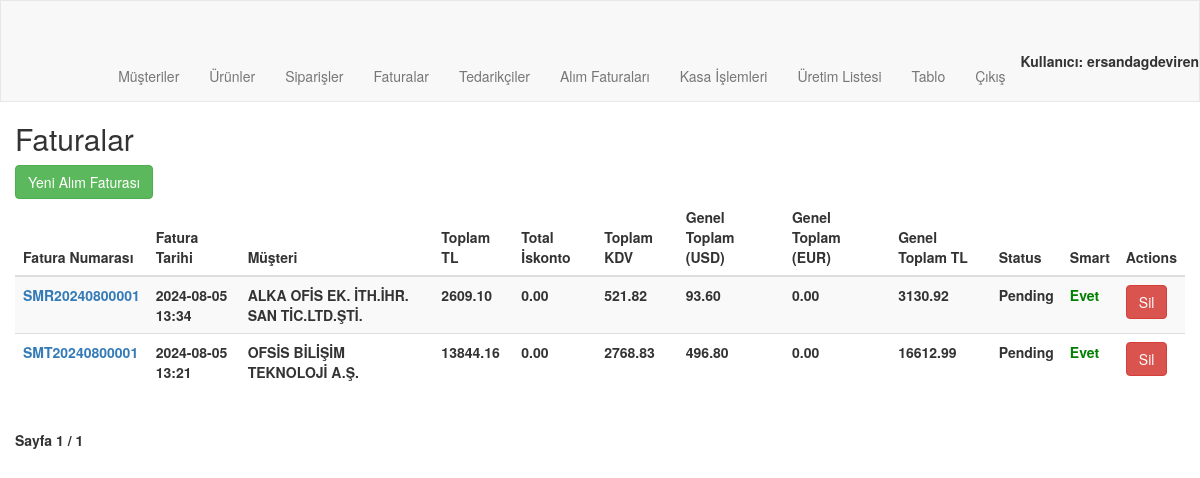
Page /order/invoices/ (signed in) on the earlier database version.
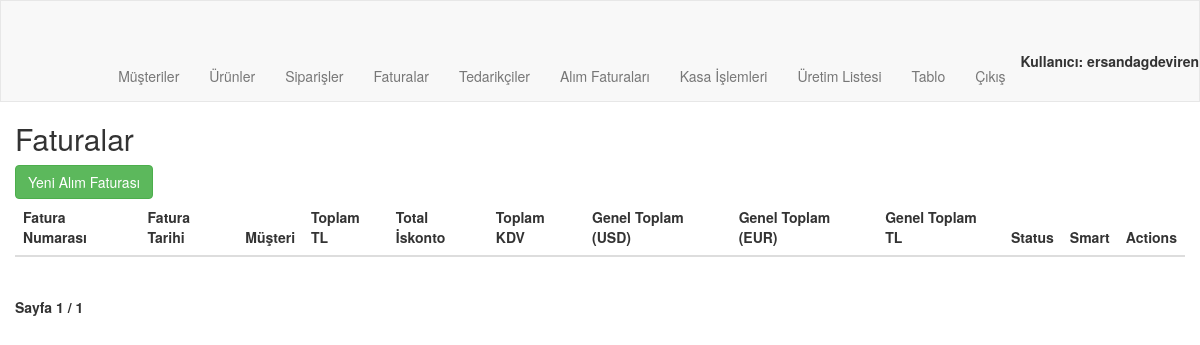
Same page on the later database version.
### order/models.py (models this page shows, shortened)
class Invoice(models.Model):
    invoice_number = models.CharField(max_length=20, unique=True, blank=True)
    order = models.OneToOneField(Order, on_delete=models.CASCADE, related_name="invoice")
    invoice_date = models.DateTimeField(auto_now_add=True)
    billing_address = models.CharField(max_length=250, blank=True)
    total_amount = models.DecimalField(max_digits=10, decimal_places=2, blank=True, default=0)
    total_discount = models.DecimalField(max_digits=10, decimal_places=2, blank=True, default=0)
    tax_amount = models.DecimalField(max_digits=10, decimal_places=2, blank=True, default=0)
    grand_total = models.DecimalField(max_digits=10, decimal_places=2, blank=True, default=0)
    grand_total_USD = models.DecimalField(max_digits=10, decimal_places=2, blank=True, default=0)
    grand_total_EUR = models.DecimalField(max_digits=10, decimal_places=2, blank=True, default=0)
    status = models.CharField(max_length=50, default='Pending')
    published = models.BooleanField(default=False)

class Order(models.Model):
    order_number = models.CharField(max_length=20, unique=True, blank=True)
    customer = models.ForeignKey(Customer, on_delete=models.PROTECT, related_name="customer_orders")
    date = models.DateTimeField(auto_now_add=True)
    user = models.ForeignKey(User, on_delete=models.CASCADE, related_name="user_orders")
    is_billed = models.BooleanField(default=False)

class Customer(models.Model):
    user = models.ForeignKey(User, on_delete=models.CASCADE, related_name="user_customers",blank=True,null=True)
    customerCode = models.CharField(max_length=50)
    companyName = models.CharField(max_length=50)
    taxOffice = models.CharField(max_length=50)
    tax_number = models.CharField(max_length=50, blank=True)
    name = models.CharField(max_length=50, blank=True)
    middleName = models.CharField(max_length=50, blank=True)
    surname = models.CharField(max_length=50, blank=True)
    city = models.CharField(max_length=50)
    district = models.CharField(max_length=50)
    adress = models.CharField(max_length=250, blank=True)
    shipping_adress=models.CharField(max_length=250, blank=True)
    country = models.CharField(max_length=50, blank=True, default="Türkiye")
    email = models.EmailField(blank=True)
    telephone = models.CharField(max_length=11, blank=True)
    customerType = models.CharField(max_length=50, blank=True)
    contactPerson = models.CharField(max_length=50, blank=True)
    E_invoice=models.BooleanField(default=True)
    def __str__(self):
        return self.companyName

### order/views.py (the view, shortened to what this page needs)
# urls.py: path('invoices/', views.invoice_list, name='invoice_list'),
@login_required
@user_passes_test(is_admin)
def invoice_list(request):
    invoices = Invoice.objects.all().order_by('-invoice_date')
    paginator = Paginator(invoices, 50)  # Show 20 invoices per page
    page_number = request.GET.get('page')
    page_obj = paginator.get_page(page_number)
    return render(request, 'order/invoice_list.html', {'page_obj': page_obj})

### order/views.py (called while the page is built)
def is_admin(user):
    return user.is_authenticated and user.is_staff

### order/Templates/order/invoice_list.html (shortened to what this page needs)
{% extends "order/navbar.html" %}
{% block content %}
    <h2>Faturalar</h2>
    <a href="{% url 'order:loc_supplier_list' %}" class="btn btn-success mb-2">Yeni Alım Faturası</a>
    <table class="table table-striped">
        <thead>
            <tr>
                <th>Fatura Numarası</th>
                <th>Fatura Tarihi</th>
                <th>Müşteri</th>
                <th>Toplam TL</th>
                <th>Total İskonto</th>
                <th>Toplam KDV</th>
                <th>Genel Toplam (USD)</th>
                <th>Genel Toplam (EUR)</th>
                <th>Genel Toplam TL</th>
                <th>Status</th>
                <th>Smart</th>
                <th>Actions</th>
            </tr>
        </thead>
        <tbody>
            {% for invoice in page_obj %}
                <tr>
                    <td><a href="{% url 'order:invoice_detail' invoice.invoice_number %}">{{ invoice.invoice_number }}</a></td>
                    <td>{{ invoice.invoice_date|date:"Y-m-d H:i" }}</td>
                    <td>{{ invoice.order.customer }}</td>
                    <td>{{ invoice.total_amount }}</td>
                    <td>{{ invoice.total_discount }}</td>
                    <td>{{ invoice.tax_amount }}</td>
                    <td>{{ invoice.grand_total_USD }}</td>
                    <td>{{ invoice.grand_total_EUR }}</td>
                    <td><b>{{ invoice.grand_total }}</b></td>
                    <td>{{ invoice.status }}</td>
                    {% if invoice.published %}
                        <td style="color:green;">Evet</td>
                    {% else %}
                        <td>Hayır</td>
                    {% endif %}
                    <td>
                        <form method="POST" onsubmit="return confirmDelete();">
                            <button type="submit" name="delete_invoice" class="btn btn-danger">Sil</button>
                        </form>
                    </td>
                </tr>
            {% endfor %}
        </tbody>
    </table>
    <div class="pagination">
        <span class="step-links">
            <span class="current">
                Sayfa {{ page_obj.number }} / {{ page_obj.paginator.num_pages }}
            </span>
        </span>
    </div>
{% endblock %}

### order/Templates/order/navbar.html (shortened to what this page needs)
<!DOCTYPE html>
{% load static %}
<html lang="en">
<head>
    <link rel="stylesheet" href="https://maxcdn.bootstrapcdn.com/bootstrap/3.3.7/css/bootstrap.min.css">
</head>
<body>
    <nav class="navbar navbar-default">
        <div class="container-custom">
            <div class="navbar-header">
                <a class="navbar-brand brand-font" href="{% url 'order:main' %}">
                </a>
            </div>
            <ul class="nav navbar-nav navbar-right">
                {% if user.is_authenticated %}
                    {% if user.is_staff %}
                        <li><a href="{% url 'order:customer_listed' %}">Müşteriler</a></li>
                        <li><a href="{% url 'order:search' %}">Ürünler</a></li>
                        <li><a href="{% url 'order:order_list' %}">Siparişler</a></li>
                        <li><a href="{% url 'order:invoice_list' %}">Faturalar</a></li>
                        <li><a href="{% url 'order:supplier_listed' %}">Tedarikçiler</a></li>
                        <li><a href="{% url 'order:buying_invoice_list' %}">Alım Faturaları</a></li>
                        <li><a href="{% url 'order:payment_receipt_list' %}">Kasa İşlemleri</a></li>
                        <li><a href="{% url 'order:make_production' %}">Üretim Listesi</a></li>
                        <li><a href="{% url 'order:comparison' %}">Tablo</a></li>
                    {% else %}
                        <li><a href="{% url 'order:user_order_list' %}">Siparişlerim</a></li>
                        <li><a href="{% url 'order:user_invoice_list' %}">Faturalarım</a></li>
                        <li><a href="{% url 'order:user_financial' %}">Cari Ekstrem</a></li>
                    {% endif %}
                    <li><a href="{% url 'users:logout' %}">Çıkış</a></li>
                    {% if not user.is_staff %}
                        <li><a href="{% url 'order:customer_update_request' user.pk %}"> <b>Merhaba {{user.username}}</b></a></li>
                    {% else %}
                        <li> <b>Kullanıcı: {{user.username}}</li>
                    {% endif %}
                {% else %}
                    <li><a href="{% url 'users:login' %}">Giriş</a></li>
                    <li><a href="">Üye Ol</a></li>
                {% endif %}
            </ul>
        </div>
    </nav>
    <div class="container-custom">
        {% block content %}
        {% endblock %}
    </div>
</body>
</html>

### order/Templates/order/navbar.html (style rules this page uses)
.container-custom { padding-left: 15px; padding-right: 15px; }
.navbar-default { margin: 0; border-radius: 0; }

Differences in the rows shown:
removed Invoice: invoice_number "SMR20240800001", invoice_date "2024-08-05 13:34", order.customer "ALKA OFİS EK. İTH.İHR. SAN TİC.LTD.ŞTİ.", total_amount "2609.10", total_discount "0.00", tax_amount "521.82", grand_total_USD "93.60", grand_total_EUR "0.00", grand_total "3130.92", status "Pending", published "Evet"
removed Invoice: invoice_number "SMT20240800001", invoice_date "2024-08-05 13:21", order.customer "OFSİS BİLİŞİM TEKNOLOJİ A.Ş.", total_amount "13844.16", total_discount "0.00", tax_amount "2768.83", grand_total_USD "496.80", grand_total_EUR "0.00", grand_total "16612.99", status "Pending", published "Evet"
